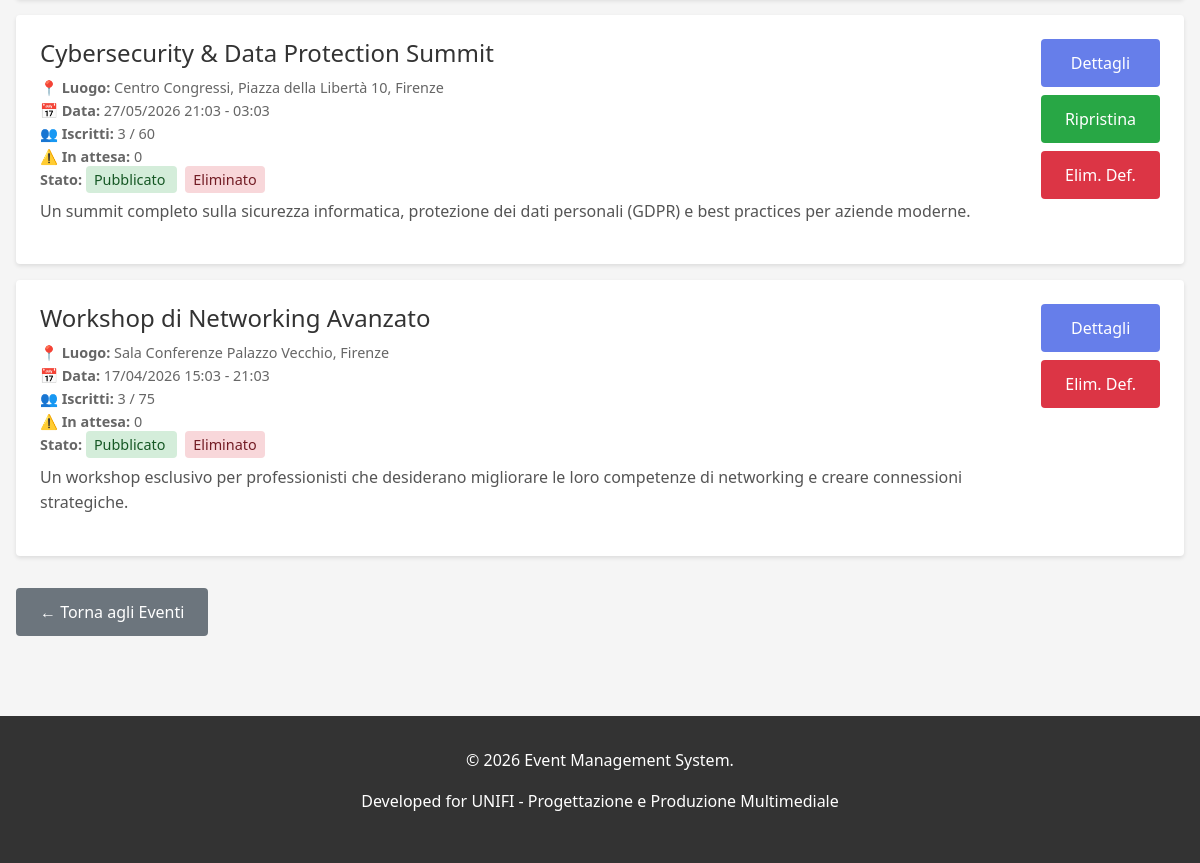
Before: /events/my-events/ (signed in, lower part) with the older database file.
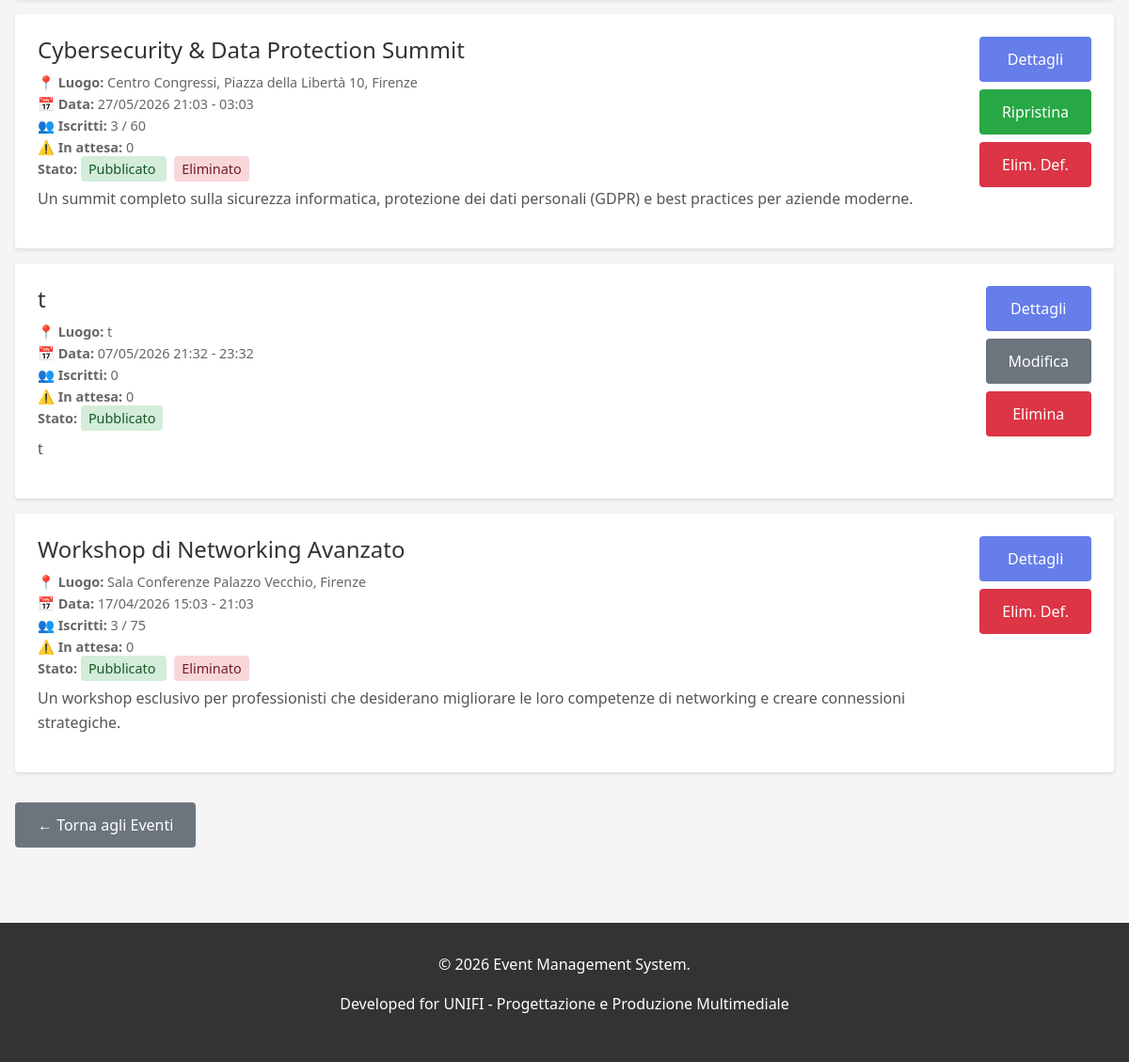
After: the same page with the newer database file.
### events/models.py (models this page shows, shortened)
class Event(models.Model):
    STATUS_CHOICES = [('draft', 'Bozza'), ('published', 'Pubblicato'), ('ongoing', 'In Corso'), ('completed', 'Completato'), ('cancelled', 'Annullato')]
    title = models.CharField(max_length=200, verbose_name='Titolo')
    description = models.TextField(verbose_name='Descrizione')
    organizer = models.ForeignKey(User, on_delete=models.CASCADE, related_name='organized_events', verbose_name='Organizzatore')
    location = models.CharField(max_length=255, verbose_name='Luogo')
    start_date = models.DateTimeField(verbose_name='Data e Ora Inizio')
    end_date = models.DateTimeField(verbose_name='Data e Ora Fine')
    max_attendees = models.IntegerField(null=True, blank=True, verbose_name='Numero Massimo Partecipanti')
    image = models.ImageField(upload_to='event_images/', blank=True, null=True, verbose_name='Immagine')
    status = models.CharField(max_length=15, choices=STATUS_CHOICES, default='draft', verbose_name='Stato')
    created_at = models.DateTimeField(auto_now_add=True)
    updated_at = models.DateTimeField(auto_now=True)
    deleted_at = models.DateTimeField(null=True, blank=True, verbose_name='Eliminato il')
    class Meta:
        ordering = ['-start_date']
        permissions = [('can_create_event', 'Può creare eventi'), ('can_edit_own_events', 'Può modificare i propri eventi'), ('can_delete_own_events', 'Può eliminare i propri eventi'), ('can_view_attendees', 'Può visualizzare la lista dei partecipanti')]
    @property
    def get_confirmed_attendees_count(self):
        return self.eventregistration_set.filter(status='confirmed').count()
    def get_pending_attendees_count(self):
        return self.eventregistration_set.filter(status='pending').count()

### events/views.py (the view)
# urls.py: path('my-events/', views.organizer_events, name='organizer_events'),
def organizer_events(request):
    if not request.user.is_authenticated:
        return redirect('users:login')
    try:
        profile = request.user.profile
        is_organizer = profile.role == 'organizer'
    except UserProfile.DoesNotExist:
        is_organizer = False
    is_admin = request.user.is_staff
    if not is_organizer and not is_admin:
        messages.error(request, 'Accesso negato. Solo gli organizzatori e gli admin possono visualizzare questa pagina.')
        return redirect('events:event_list')
    if is_admin:
        events = Event.objects.all().order_by('-start_date')
    else:
        events = Event.objects.filter(organizer=request.user).order_by('-start_date')
    from django.utils import timezone
    for event in events:
        if event.deleted_at:
            event.can_restore = (timezone.now() - event.deleted_at).days < 3
        else:
            event.can_restore = False
    context = {'events': events, 'title': 'I miei eventi', 'is_admin': is_admin}
    return render(request, 'events/organizer_events.html', context)

### templates/events/organizer_events.html (shortened to what this page needs)
{% extends 'base.html' %}
{% block content %}
{% if events %}
    {% for event in events %}
        <div class="event-card">
            <div class="event-card-content">
                <div class="event-card-info">
                    <h3 class="event-title">{{ event.title }}</h3>
                    <div class="event-meta">
                        <strong>📍 Luogo:</strong> {{ event.location }}<br>
                        <strong>📅 Data:</strong> {{ event.start_date|date:"d/m/Y H:i" }} - {{ event.end_date|date:"H:i" }}<br>
                        <strong>👥 Iscritti:</strong> {{ event.get_confirmed_attendees_count }}{% if event.max_attendees %} / {{ event.max_attendees }}{% endif %}<br>
                        <strong>⚠️ In attesa:</strong> {{ event.get_pending_attendees_count }}<br>
                        <strong>Stato:</strong>
                        <span style="padding: 0.25rem 0.5rem; border-radius: 4px; font-size: 0.9rem;
                            {% if event.status == 'published' %}background-color: #d4edda; color: #155724;
                            {% elif event.status == 'draft' %}background-color: #fff3cd; color: #856404;
                            {% elif event.status == 'cancelled' %}background-color: #f8d7da; color: #721c24;
                            {% elif event.status == 'completed' %}background-color: #d1ecf1; color: #0c5460;
                            {% elif event.status == 'ongoing' %}background-color: #e8d9ff; color: #4a1d8c;
                            {% endif %}">
                            {{ event.get_status_display }}
                        </span>
                        {% if event.deleted_at %}
                            <span style="padding: 0.25rem 0.5rem; border-radius: 4px; font-size: 0.9rem; background-color: #f8d7da; color: #721c24; margin-left: 0.5rem;">
                                Eliminato
                            </span>
                        {% endif %}
                    </div>
                    <p class="event-description">{{ event.description|truncatewords:30 }}</p>
                </div>
                <div class="event-card-actions">
                    <a href="{% url 'events:event_detail' event.pk %}" class="btn" style="white-space: nowrap;">Dettagli</a>
                    {% if not event.deleted_at%}
                        <a href="{% url 'events:event_update' event.pk %}" class="btn btn-secondary" style="white-space: nowrap;">Modifica</a>
                    {% elif event.can_restore %}
                        <a href="{% url 'events:event_restore' event.pk %}" class="btn btn-success" style="white-space: nowrap;">Ripristina</a>
                    {% endif %}
                    <a href="{% url 'events:event_delete' event.pk %}" class="btn btn-danger" style="white-space: nowrap; ">
                        {% if not event.deleted_at%}
                            Elimina
                        {% else %}
                            Elim. Def.
                        {% endif %}
                    </a>
                </div>
            </div>
        </div>
    {% endfor %}
{% endif %}
<div style="margin-top: 2rem;">
    <a href="{% url 'events:event_list' %}" class="btn btn-secondary">← Torna agli Eventi</a>
</div>
{% endblock %}

Changed rows visible on the page:
added Event: title "t", location "t", start_date "07/05/2026 21:32", end_date "23:32", get_confirmed_attendees_count "0", get_pending_attendees_count "0", status "Pubblicato", description "t", shows "Modifica", shows "Elimina"
